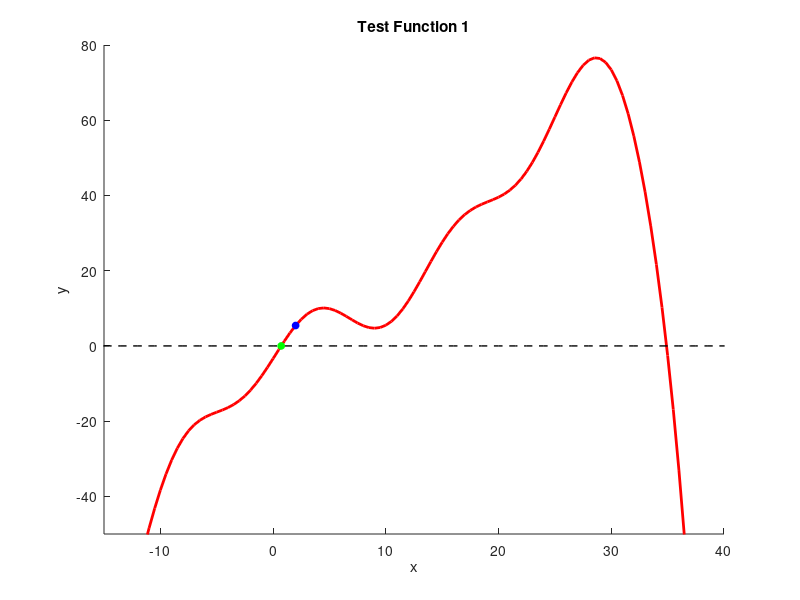

Write the MATLAB code that produced this figure.
%template for testing your basic root finding implementations
function basic_solver_with_tests_template()
    xvals = linspace(-50,50,201);
    [yvals,~] = test_func01(xvals);

    hold on
    axis([-15,40,-50,80]);
    plot(xvals,yvals,'r','linewidth',2);
    plot(xvals,0*xvals,'k--','linewidth',1);
    xlabel('x'); ylabel('y'); title('Test Function 1');

    ftol = 1e-14;
    dxtol = 1e-14;
    dxmax = 1e14

     %Newton's method example test
     x0_guess = 2;
     plot(x0_guess,test_func01(x0_guess),'bo','markerfacecolor','b','markersize',5);
     
     x_sol = newton_solver(@test_func01,x0_guess, dxtol, ftol, dxmax);
     plot(x_sol,test_func01(x_sol),'go','markerfacecolor','g','markersize',5);
    

    %Secant method example test
     %x0_guess = -5;
     %x1_guess = 2;
     %plot(x0_guess,test_func01(x0_guess),'bo','markerfacecolor','b','markersize',5);
     %plot(x1_guess,test_func01(x1_guess),'ko','markerfacecolor','k','markersize',5);
    % 
     %x_sol = secant_solver(@test_func01,x0_guess,x1_guess);
     %plot(x_sol,test_func01(x_sol),'go','markerfacecolor','g','markersize',5);

    
    %Bisection method example test
    %x_left = -5;
    %x_right = 2;
    %plot(x_left,test_func01(x_left),'bo','markerfacecolor','b','markersize',5);
    %plot(x_right,test_func01(x_right),'ko','markerfacecolor','k','markersize',5);
     
    %x_sol = bisection_solver(@test_func01,x_left,x_right);
    %plot(x_sol,test_func01(x_sol),'go','markerfacecolor','g','markersize',5);
end


%Definition of the test function and its derivative (as a single function):
%This definition uses the function keyword
%when passing this function as an argument to a solver,
%you'll need to use the handle operator
%ex. solver(@test_func01,x_guess)
function [fval,dfdx] = test_func01(x)
    fval = (x.^3)/100 - (x.^2)/8 + 2*x + 6*sin(x/2+6) -.7 - exp(x/6);
    dfdx = 3*(x.^2)/100 - 2*x/8 + 2 +(6/2)*cos(x/2+6) - exp(x/6)/6;
end


function x = bisection_solver(fun,x_left,x_right)
    f_x_m = 1; % initialize so while loop can start 
    while (f_x_m ~= 0)
        % find the middle x 
        x_m = (x_right + x_left)/2;
        % evaluate the function at left, right, and middle x vals
        f_x_m = fun(x_m);
        f_x_L = fun(x_left);
        f_x_R = fun(x_right);
        % if statements -> determine direction of new bracket
        if f_x_m == 0 %if x_m is root, return root
            x = x_m;
            return
        elseif (f_x_L > 0 && f_x_m < 0) || (f_x_L < 0 && f_x_m > 0)
            x_left = x_left;
            x_right = x_m;
        elseif (f_x_R > 0 && f_x_m < 0) || (f_x_R < 0 && f_x_m > 0)
            x_right = x_right;
            x_left = x_m;
        end
    end

end

%Root finding function via Newton's method
%INPUTS:
% fun: the function we are computing the root of
% Note that fun(x) should output [f,dfdx], where dfdx is the derivative of f
% (see test_func01 below for example)
% x0: initial guess for Newton's method
% dxtol: termination threshold (stop when interval abs(x_{i+1}-x_i) < dxtol)
% ftol: termination threshold (stop when abs(f(x_{i}))<ftol
% max_iter: maximum iteration limit
% dxmax: threshold for checking for a divide by zero error:
% terminate when abs(x_{i+1}-x_i) > dxmax, where dxmax is a very large number
%OUTPUTS
% x: estimate for root of fun
% exit_flag: an integer indicating whether or not the solver succeeded
function x = newton_solver(fun,x0,dxtol,ftol, dxmax)
    [f, dfdx] = fun(x0);
    %Initialize the code
    while (abs(f) ~= 0)
        [f, dfdx] = fun(x0);
        if abs(f) < ftol
            x = x0;
            return
        end
        %Pulls the value of the function and its derivative at x = x0
        if (abs(f) == 0)
        %Checks if the function satisfies the ranged condition
            x = x0;
            return
        else
            if abs(dfdx) <= 1e-14
                %Checks if the denominator will be too small
                x = x0;
                return
            end
            x1 = x0 - (f/dfdx);
            if abs(x1 - x0) < dxtol | abs(x1-x0) > dxmax
                x = x0;
                return
            else
                x0 = x1;
            end

            

            %Establishes new value for x0 for next iteration
        end
    end
end

function x = secant_solver(fun,x0, x1)
    f_x_n = 1; % initialize so while loop can start 
    while (f_x_n ~= 0.0000001)
        % calculate the next estimate x
        x_n = x1 - fun(x1) * (x1 - x0) / (fun(x1) - fun(x0));
        
        % evaluate function at new estimate x
        f_x_n = fun(x_n);

        % check if root
        if abs(f_x_n) <= 0.0000001
            x = x_n;
            return
        end

        % if not, update x0 and x1 (guesses)
        x0 = x1;
        x1 = x_n;
    end
end
